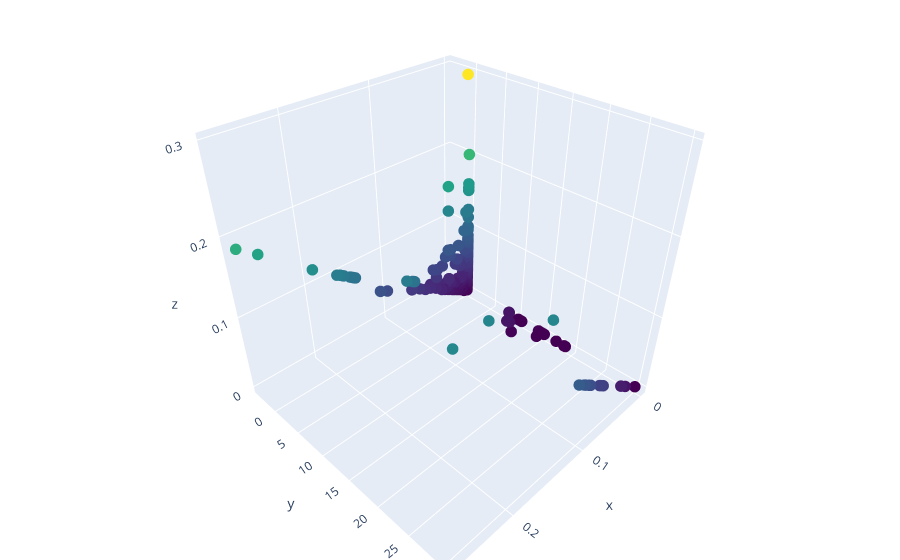

The notebook cell this image was saved under:
### Code cell
x = data['angles_std_60']/data['angles_mean_60']
y = (data['angles_mean_60']-60)
z = data['distance_std_60']/data['distance_mean_60']


fig = go.Figure(
    data=[go.Scatter3d(
    x=x,
    y=y,
    z=z,
    mode='markers',
    marker=dict(
        size=4,
        color=z,                # set color to an array/list of desired values
        colorscale='Viridis',   # choose a colorscale
        opacity=1
    )
)])

# tight layout
fig.update_layout(margin=dict(l=0, r=0, b=0, t=0))
fig.show()

### Figure 1 — Plotly figure (JSON) as saved in the notebook; plotly's stock layout.template omitted (floating-point values rounded to 4 significant figures; data arrays with more than 128 entries replaced by an {"elided": "..."} marker saying what was removed)
{"data": [{"marker": {"color": {"elided": "17780 float values"}, "colorscale": [[0, "#440154"], [0.1111, "#482878"], [0.2222, "#3e4989"], [0.3333, "#31688e"], [0.4444, "#26828e"], [0.5556, "#1f9e89"], [0.6667, "#35b779"], [0.7778, "#6ece58"], [0.8889, "#b5de2b"], [1, "#fde725"]], "opacity": 1, "size": 4}, "mode": "markers", "type": "scatter3d", "x": {"elided": "17780 float values"}, "y": {"elided": "17780 float values"}, "z": {"elided": "17780 float values"}}], "layout": {"autosize": true, "margin": {"b": 0, "l": 0, "r": 0, "t": 0}, "scene": {"aspectmode": "auto", "aspectratio": {"x": 1, "y": 1, "z": 1}}}}
